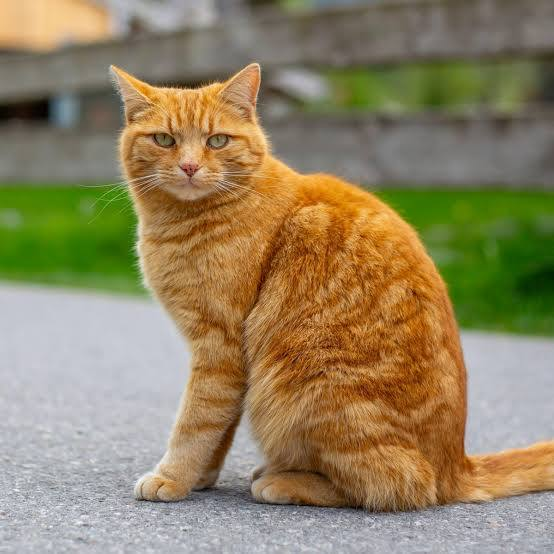
#> input picture Images/images.jpeg, 554 x 554 px
$ python thresholding.py
#> lines starting #> are read from the running program, lines starting #| are printed output that depends on the picture; after the words box and inside, x2 and y2 are one past the last pixel; in counts of white or black regions, pixels touching at a corner belong together
import cv2 as cv

#Thresholding is a binarization of an image
# convert it into pixels of 0 (black) or 255 (white)
# each pixel in an image is compared with a "threshold value"
# if the pixel intensity is less than threshold value, the value is set to 0
# else set to 255


img = cv.imread('Images/images.jpeg')
#> img is the input picture: shape (554, 554, 3); mean B, G, R 96.8, 131.2, 145.6
cv.imshow('Cat', img)

gray = cv.cvtColor(img, cv.COLOR_BGR2GRAY)
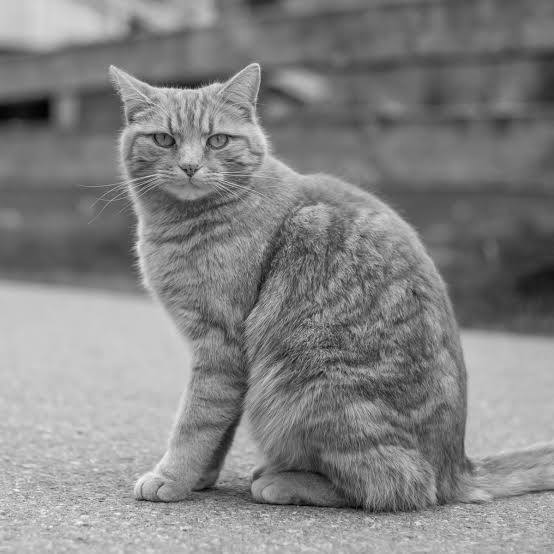
#> gray: shape (554, 554); min 1, max 254, mean 131.6
cv.imshow('Gray', gray)

# 1. Simple Thresholding
# we use cv.threshold function which returns threshold (the threshold value we pass in)
# and thresh (the binarized image)
# we need to pass in the image, threshold value,
# maximum value (if the pixel value is greater than thresh what it will be changed to)
# and thresholding type - this looks at all pixels in the image
#                         and compares with threshold value.
#                         in this case t>150 = 255 and t<150 = 0
threshold, thresh = cv.threshold(gray, 150, 255, cv.THRESH_BINARY)
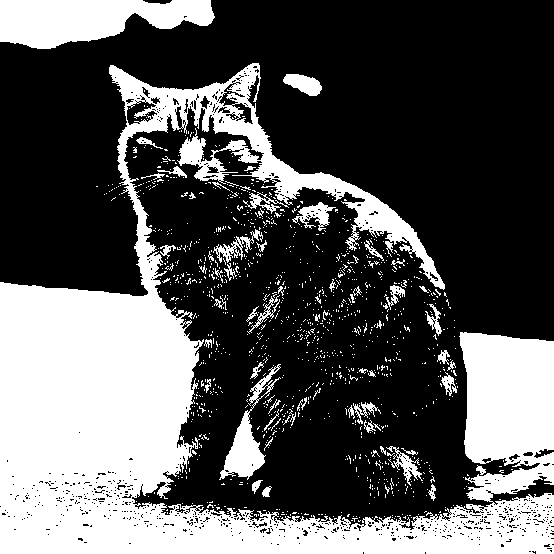
#> thresh: shape (554, 554); 34.3% white; 1166 white regions (1104 under 20 px), largest, box (x1, y1, x2, y2) and area: (0, 63, 554, 554) 88104, (0, 0, 215, 49) 7228, (219, 364, 281, 480) 1855
cv.imshow('Simple Thresholding', thresh)

#we can also create an inverse thresholded image
threshold, thresh_inv = cv.threshold(gray, 150, 255, cv.THRESH_BINARY_INV)
cv.imshow('Simple Thresholding Inversed', thresh_inv)


#2. Adaptive Thresholding
# Note: useful when dealing with multiple images, different images
#       have different threshold values, so having the computer find
#       the optimal threshold value would be ideal.
#this method takes in the image, maxvalue, adaptive thresholding method, thresholding type,
#block size - kernel size to compute the optimal threshold value,
#c value - an integer subtracted from the mean, to fine tune thresholding
adaptive_thresh = cv.adaptiveThreshold(gray, 255, cv.ADAPTIVE_THRESH_MEAN_C, cv.THRESH_BINARY, 11,3)
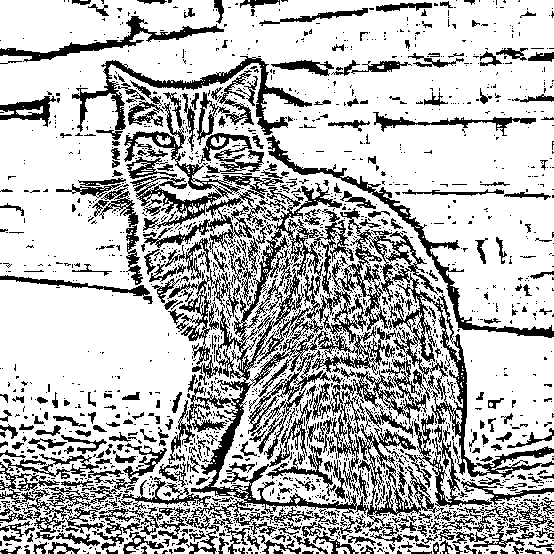
#> adaptive_thresh: shape (554, 554); 72.7% white; 2034 black regions (1666 under 20 px), largest, box (x1, y1, x2, y2) and area: (168, 183, 554, 536) 26437, (124, 102, 284, 272) 4394, (72, 56, 312, 135) 2823
cv.imshow('Adaptive Thresholding', adaptive_thresh)

# another method is gaussian
adaptive_thresh_g = cv.adaptiveThreshold(gray, 255, cv.ADAPTIVE_THRESH_GAUSSIAN_C, cv.THRESH_BINARY, 11,3)
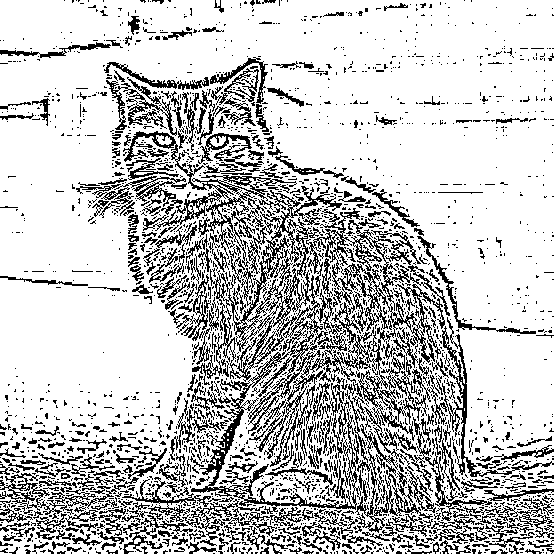
#> adaptive_thresh_g: shape (554, 554); 77.3% white; black in thin lines or dots
cv.imshow('Adaptive Thresholding - Gaussian', adaptive_thresh_g)

cv.waitKey(0)

$ run again, with Images/group.jpg copied over Images/images.jpeg
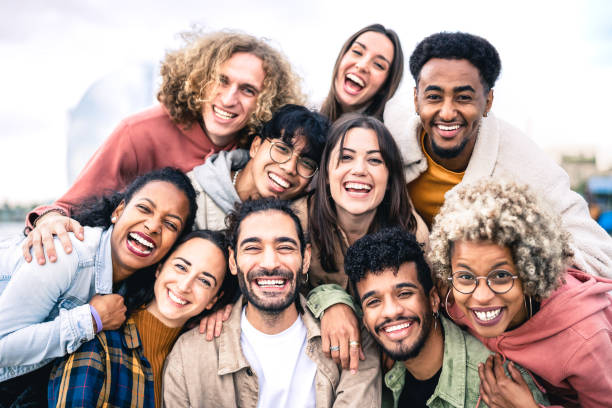
#> input picture Images/group.jpg, 612 x 408 px
#> img is the input picture: shape (408, 612, 3); mean B, G, R 156.2, 161.2, 181.9
#> `threshold, thresh = cv.threshold(gray, 150, 255, cv.THRESH_BINARY)`:
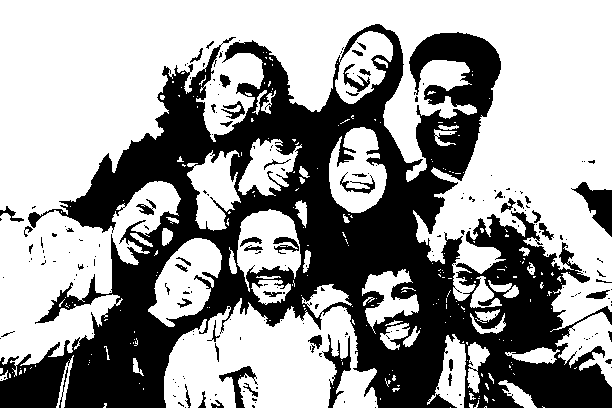
#> thresh: shape (408, 612); 61.1% white; 212 black regions (160 under 20 px), largest, box (x1, y1, x2, y2) and area: (0, 24, 612, 408) 91321, (571, 182, 612, 237) 970, (322, 334, 351, 408) 659
#> adaptive_thresh: shape (408, 612); 69.1% white; 890 black regions (728 under 20 px), largest, box (x1, y1, x2, y2) and area: (0, 24, 612, 408) 55034, (502, 356, 590, 408) 1257, (311, 325, 352, 408) 975
#> `adaptive_thresh_g = cv.adaptiveThreshold(gray, 255, cv.ADAPTIVE_THRESH..`:
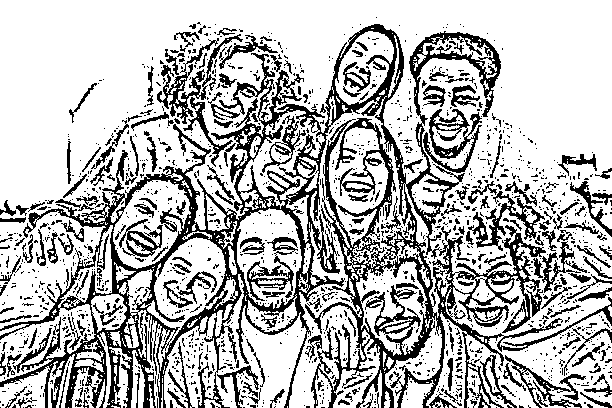
#> adaptive_thresh_g: shape (408, 612); 72.3% white; 1602 black regions (1392 under 20 px), largest, box (x1, y1, x2, y2) and area: (0, 24, 612, 408) 40322, (157, 34, 243, 124) 1431, (423, 109, 482, 173) 1326

$ run again, with Images/woman.jpg copied over Images/images.jpeg
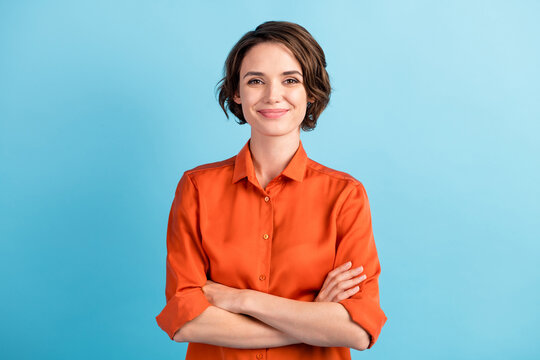
#> input picture Images/woman.jpg, 540 x 360 px
#> img is the input picture: shape (360, 540, 3); mean B, G, R 184.4, 177.9, 151.8
#> `threshold, thresh = cv.threshold(gray, 150, 255, cv.THRESH_BINARY)`:
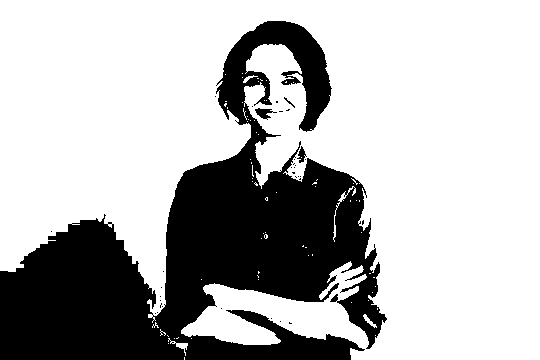
#> thresh: shape (360, 540); 71.3% white; 34 black regions (30 under 20 px), largest, box (x1, y1, x2, y2) and area: (0, 21, 387, 360) 55592, (255, 108, 277, 120) 124, (297, 146, 307, 163) 79, (284, 97, 295, 108) 24
#> adaptive_thresh: shape (360, 540); 90.8% white; 214 black regions (178 under 20 px), largest, box (x1, y1, x2, y2) and area: (155, 21, 387, 349) 13020, (175, 337, 365, 360) 1185, (243, 72, 281, 110) 410
#> `adaptive_thresh_g = cv.adaptiveThreshold(gray, 255, cv.ADAPTIVE_THRESH..`:
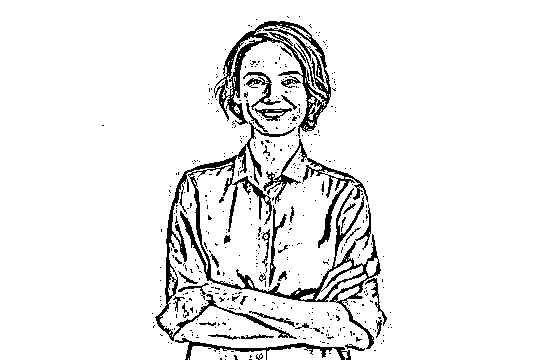
#> adaptive_thresh_g: shape (360, 540); 92.5% white; 449 black regions (408 under 20 px), largest, box (x1, y1, x2, y2) and area: (155, 121, 381, 349) 5643, (214, 21, 331, 138) 3069, (263, 139, 368, 248) 1327
